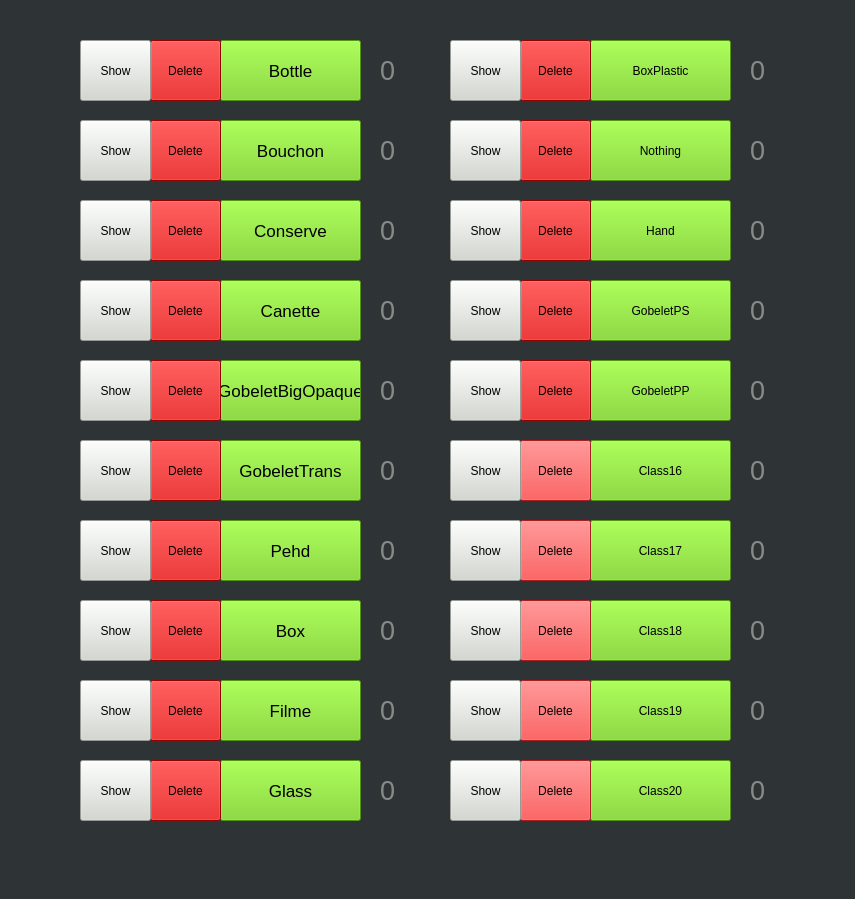
<?xml version="1.0" encoding="UTF-8"?>
<ui version="4.0">
 <class>MainWindow</class>
 <widget class="QMainWindow" name="MainWindow">
  <property name="geometry">
   <rect>
    <x>0</x>
    <y>0</y>
    <width>855</width>
    <height>899</height>
   </rect>
  </property>
  <property name="windowTitle">
   <string>MainWindow</string>
  </property>
  <property name="styleSheet">
   <string notr="true">background-color: rgb(46, 52, 54);</string>
  </property>
  <widget class="QWidget" name="centralwidget">
   <widget class="QPushButton" name="class1">
    <property name="geometry">
     <rect>
      <x>220</x>
      <y>40</y>
      <width>141</width>
      <height>61</height>
     </rect>
    </property>
    <property name="font">
     <font>
      <pointsize>13</pointsize>
     </font>
    </property>
    <property name="styleSheet">
     <string notr="true">
background-color: rgb(115, 210, 22);
</string>
    </property>
    <property name="text">
     <string>Bottle</string>
    </property>
   </widget>
   <widget class="QLabel" name="count1">
    <property name="geometry">
     <rect>
      <x>380</x>
      <y>50</y>
      <width>71</width>
      <height>41</height>
     </rect>
    </property>
    <property name="font">
     <font>
      <pointsize>20</pointsize>
     </font>
    </property>
    <property name="styleSheet">
     <string notr="true">color: rgb(136, 138, 133);</string>
    </property>
    <property name="text">
     <string>0</string>
    </property>
   </widget>
   <widget class="QPushButton" name="class2">
    <property name="geometry">
     <rect>
      <x>220</x>
      <y>120</y>
      <width>141</width>
      <height>61</height>
     </rect>
    </property>
    <property name="font">
     <font>
      <pointsize>13</pointsize>
     </font>
    </property>
    <property name="styleSheet">
     <string notr="true">background-color: rgb(115, 210, 22);</string>
    </property>
    <property name="text">
     <string>Bouchon</string>
    </property>
   </widget>
   <widget class="QLabel" name="count2">
    <property name="geometry">
     <rect>
      <x>380</x>
      <y>130</y>
      <width>71</width>
      <height>41</height>
     </rect>
    </property>
    <property name="font">
     <font>
      <pointsize>20</pointsize>
     </font>
    </property>
    <property name="styleSheet">
     <string notr="true">color: rgb(136, 138, 133);</string>
    </property>
    <property name="text">
     <string>0</string>
    </property>
   </widget>
   <widget class="QPushButton" name="class3">
    <property name="geometry">
     <rect>
      <x>220</x>
      <y>200</y>
      <width>141</width>
      <height>61</height>
     </rect>
    </property>
    <property name="font">
     <font>
      <pointsize>13</pointsize>
     </font>
    </property>
    <property name="styleSheet">
     <string notr="true">background-color: rgb(115, 210, 22);</string>
    </property>
    <property name="text">
     <string>Conserve</string>
    </property>
   </widget>
   <widget class="QLabel" name="count3">
    <property name="geometry">
     <rect>
      <x>380</x>
      <y>210</y>
      <width>71</width>
      <height>41</height>
     </rect>
    </property>
    <property name="font">
     <font>
      <pointsize>20</pointsize>
     </font>
    </property>
    <property name="styleSheet">
     <string notr="true">color: rgb(136, 138, 133);</string>
    </property>
    <property name="text">
     <string>0</string>
    </property>
   </widget>
   <widget class="QPushButton" name="class4">
    <property name="geometry">
     <rect>
      <x>220</x>
      <y>280</y>
      <width>141</width>
      <height>61</height>
     </rect>
    </property>
    <property name="font">
     <font>
      <pointsize>13</pointsize>
     </font>
    </property>
    <property name="styleSheet">
     <string notr="true">background-color: rgb(115, 210, 22);</string>
    </property>
    <property name="text">
     <string>Canette</string>
    </property>
   </widget>
   <widget class="QLabel" name="count4">
    <property name="geometry">
     <rect>
      <x>380</x>
      <y>290</y>
      <width>71</width>
      <height>41</height>
     </rect>
    </property>
    <property name="font">
     <font>
      <pointsize>20</pointsize>
     </font>
    </property>
    <property name="styleSheet">
     <string notr="true">color: rgb(136, 138, 133);</string>
    </property>
    <property name="text">
     <string>0</string>
    </property>
   </widget>
   <widget class="QPushButton" name="class5">
    <property name="geometry">
     <rect>
      <x>220</x>
      <y>360</y>
      <width>141</width>
      <height>61</height>
     </rect>
    </property>
    <property name="font">
     <font>
      <pointsize>13</pointsize>
     </font>
    </property>
    <property name="styleSheet">
     <string notr="true">background-color: rgb(115, 210, 22);</string>
    </property>
    <property name="text">
     <string>GobeletBigOpaque</string>
    </property>
   </widget>
   <widget class="QLabel" name="count5">
    <property name="geometry">
     <rect>
      <x>380</x>
      <y>370</y>
      <width>71</width>
      <height>41</height>
     </rect>
    </property>
    <property name="font">
     <font>
      <pointsize>20</pointsize>
     </font>
    </property>
    <property name="styleSheet">
     <string notr="true">color: rgb(136, 138, 133);</string>
    </property>
    <property name="text">
     <string>0</string>
    </property>
   </widget>
   <widget class="QPushButton" name="class6">
    <property name="geometry">
     <rect>
      <x>220</x>
      <y>440</y>
      <width>141</width>
      <height>61</height>
     </rect>
    </property>
    <property name="font">
     <font>
      <pointsize>13</pointsize>
     </font>
    </property>
    <property name="styleSheet">
     <string notr="true">background-color: rgb(115, 210, 22);</string>
    </property>
    <property name="text">
     <string>GobeletTrans</string>
    </property>
   </widget>
   <widget class="QLabel" name="count6">
    <property name="geometry">
     <rect>
      <x>380</x>
      <y>450</y>
      <width>71</width>
      <height>41</height>
     </rect>
    </property>
    <property name="font">
     <font>
      <pointsize>20</pointsize>
     </font>
    </property>
    <property name="styleSheet">
     <string notr="true">color: rgb(136, 138, 133);</string>
    </property>
    <property name="text">
     <string>0</string>
    </property>
   </widget>
   <widget class="QPushButton" name="class7">
    <property name="geometry">
     <rect>
      <x>220</x>
      <y>520</y>
      <width>141</width>
      <height>61</height>
     </rect>
    </property>
    <property name="font">
     <font>
      <pointsize>13</pointsize>
     </font>
    </property>
    <property name="styleSheet">
     <string notr="true">
background-color: rgb(115, 210, 22);</string>
    </property>
    <property name="text">
     <string>Pehd</string>
    </property>
   </widget>
   <widget class="QLabel" name="count7">
    <property name="geometry">
     <rect>
      <x>380</x>
      <y>530</y>
      <width>71</width>
      <height>41</height>
     </rect>
    </property>
    <property name="font">
     <font>
      <pointsize>20</pointsize>
     </font>
    </property>
    <property name="styleSheet">
     <string notr="true">color: rgb(136, 138, 133);</string>
    </property>
    <property name="text">
     <string>0</string>
    </property>
   </widget>
   <widget class="QPushButton" name="class8">
    <property name="geometry">
     <rect>
      <x>220</x>
      <y>600</y>
      <width>141</width>
      <height>61</height>
     </rect>
    </property>
    <property name="font">
     <font>
      <pointsize>13</pointsize>
     </font>
    </property>
    <property name="styleSheet">
     <string notr="true">
background-color: rgb(115, 210, 22);</string>
    </property>
    <property name="text">
     <string>Box</string>
    </property>
   </widget>
   <widget class="QLabel" name="count8">
    <property name="geometry">
     <rect>
      <x>380</x>
      <y>610</y>
      <width>71</width>
      <height>41</height>
     </rect>
    </property>
    <property name="font">
     <font>
      <pointsize>20</pointsize>
     </font>
    </property>
    <property name="styleSheet">
     <string notr="true">color: rgb(136, 138, 133);</string>
    </property>
    <property name="text">
     <string>0</string>
    </property>
   </widget>
   <widget class="QPushButton" name="class9">
    <property name="geometry">
     <rect>
      <x>220</x>
      <y>680</y>
      <width>141</width>
      <height>61</height>
     </rect>
    </property>
    <property name="font">
     <font>
      <pointsize>13</pointsize>
     </font>
    </property>
    <property name="styleSheet">
     <string notr="true">
background-color: rgb(115, 210, 22);</string>
    </property>
    <property name="text">
     <string>Filme</string>
    </property>
   </widget>
   <widget class="QLabel" name="count9">
    <property name="geometry">
     <rect>
      <x>380</x>
      <y>690</y>
      <width>71</width>
      <height>41</height>
     </rect>
    </property>
    <property name="font">
     <font>
      <pointsize>20</pointsize>
     </font>
    </property>
    <property name="styleSheet">
     <string notr="true">color: rgb(136, 138, 133);</string>
    </property>
    <property name="text">
     <string>0</string>
    </property>
   </widget>
   <widget class="QLabel" name="count10">
    <property name="geometry">
     <rect>
      <x>380</x>
      <y>770</y>
      <width>71</width>
      <height>41</height>
     </rect>
    </property>
    <property name="font">
     <font>
      <pointsize>20</pointsize>
     </font>
    </property>
    <property name="styleSheet">
     <string notr="true">color: rgb(136, 138, 133);</string>
    </property>
    <property name="text">
     <string>0</string>
    </property>
   </widget>
   <widget class="QPushButton" name="class10">
    <property name="geometry">
     <rect>
      <x>220</x>
      <y>760</y>
      <width>141</width>
      <height>61</height>
     </rect>
    </property>
    <property name="font">
     <font>
      <pointsize>13</pointsize>
     </font>
    </property>
    <property name="styleSheet">
     <string notr="true">
background-color: rgb(115, 210, 22);</string>
    </property>
    <property name="text">
     <string>Glass</string>
    </property>
   </widget>
   <widget class="QPushButton" name="class12">
    <property name="geometry">
     <rect>
      <x>590</x>
      <y>120</y>
      <width>141</width>
      <height>61</height>
     </rect>
    </property>
    <property name="styleSheet">
     <string notr="true">
background-color: rgb(115, 210, 22);</string>
    </property>
    <property name="text">
     <string>Nothing</string>
    </property>
   </widget>
   <widget class="QPushButton" name="class15">
    <property name="geometry">
     <rect>
      <x>590</x>
      <y>360</y>
      <width>141</width>
      <height>61</height>
     </rect>
    </property>
    <property name="styleSheet">
     <string notr="true">
background-color: rgb(115, 210, 22);</string>
    </property>
    <property name="text">
     <string>GobeletPP</string>
    </property>
   </widget>
   <widget class="QPushButton" name="class16">
    <property name="geometry">
     <rect>
      <x>590</x>
      <y>440</y>
      <width>141</width>
      <height>61</height>
     </rect>
    </property>
    <property name="styleSheet">
     <string notr="true">
background-color: rgb(115, 210, 22);</string>
    </property>
    <property name="text">
     <string>Class16</string>
    </property>
   </widget>
   <widget class="QPushButton" name="class11">
    <property name="geometry">
     <rect>
      <x>590</x>
      <y>40</y>
      <width>141</width>
      <height>61</height>
     </rect>
    </property>
    <property name="styleSheet">
     <string notr="true">
background-color: rgb(115, 210, 22);</string>
    </property>
    <property name="text">
     <string>BoxPlastic</string>
    </property>
   </widget>
   <widget class="QPushButton" name="class17">
    <property name="geometry">
     <rect>
      <x>590</x>
      <y>520</y>
      <width>141</width>
      <height>61</height>
     </rect>
    </property>
    <property name="styleSheet">
     <string notr="true">
background-color: rgb(115, 210, 22);</string>
    </property>
    <property name="text">
     <string>Class17</string>
    </property>
   </widget>
   <widget class="QPushButton" name="class19">
    <property name="geometry">
     <rect>
      <x>590</x>
      <y>680</y>
      <width>141</width>
      <height>61</height>
     </rect>
    </property>
    <property name="styleSheet">
     <string notr="true">
background-color: rgb(115, 210, 22);</string>
    </property>
    <property name="text">
     <string>Class19</string>
    </property>
   </widget>
   <widget class="QPushButton" name="class13">
    <property name="geometry">
     <rect>
      <x>590</x>
      <y>200</y>
      <width>141</width>
      <height>61</height>
     </rect>
    </property>
    <property name="styleSheet">
     <string notr="true">
background-color: rgb(115, 210, 22);</string>
    </property>
    <property name="text">
     <string>Hand</string>
    </property>
   </widget>
   <widget class="QPushButton" name="class18">
    <property name="geometry">
     <rect>
      <x>590</x>
      <y>600</y>
      <width>141</width>
      <height>61</height>
     </rect>
    </property>
    <property name="styleSheet">
     <string notr="true">
background-color: rgb(115, 210, 22);</string>
    </property>
    <property name="text">
     <string>Class18</string>
    </property>
   </widget>
   <widget class="QPushButton" name="class20">
    <property name="geometry">
     <rect>
      <x>590</x>
      <y>760</y>
      <width>141</width>
      <height>61</height>
     </rect>
    </property>
    <property name="styleSheet">
     <string notr="true">
background-color: rgb(115, 210, 22);</string>
    </property>
    <property name="text">
     <string>Class20</string>
    </property>
   </widget>
   <widget class="QPushButton" name="class14">
    <property name="geometry">
     <rect>
      <x>590</x>
      <y>280</y>
      <width>141</width>
      <height>61</height>
     </rect>
    </property>
    <property name="styleSheet">
     <string notr="true">
background-color: rgb(115, 210, 22);</string>
    </property>
    <property name="text">
     <string>GobeletPS</string>
    </property>
   </widget>
   <widget class="QPushButton" name="del1">
    <property name="geometry">
     <rect>
      <x>150</x>
      <y>40</y>
      <width>71</width>
      <height>61</height>
     </rect>
    </property>
    <property name="styleSheet">
     <string notr="true">
background-color: rgb(204, 0, 0);</string>
    </property>
    <property name="text">
     <string>Delete</string>
    </property>
   </widget>
   <widget class="QPushButton" name="del2">
    <property name="geometry">
     <rect>
      <x>150</x>
      <y>120</y>
      <width>71</width>
      <height>61</height>
     </rect>
    </property>
    <property name="styleSheet">
     <string notr="true">background-color: rgb(204, 0, 0);</string>
    </property>
    <property name="text">
     <string>Delete</string>
    </property>
   </widget>
   <widget class="QPushButton" name="del3">
    <property name="geometry">
     <rect>
      <x>150</x>
      <y>200</y>
      <width>71</width>
      <height>61</height>
     </rect>
    </property>
    <property name="styleSheet">
     <string notr="true">background-color: rgb(204, 0, 0);</string>
    </property>
    <property name="text">
     <string>Delete</string>
    </property>
   </widget>
   <widget class="QPushButton" name="del4">
    <property name="geometry">
     <rect>
      <x>150</x>
      <y>280</y>
      <width>71</width>
      <height>61</height>
     </rect>
    </property>
    <property name="styleSheet">
     <string notr="true">background-color: rgb(204, 0, 0);</string>
    </property>
    <property name="text">
     <string>Delete</string>
    </property>
   </widget>
   <widget class="QPushButton" name="del5">
    <property name="geometry">
     <rect>
      <x>150</x>
      <y>360</y>
      <width>71</width>
      <height>61</height>
     </rect>
    </property>
    <property name="styleSheet">
     <string notr="true">background-color: rgb(204, 0, 0);</string>
    </property>
    <property name="text">
     <string>Delete</string>
    </property>
   </widget>
   <widget class="QPushButton" name="del6">
    <property name="geometry">
     <rect>
      <x>150</x>
      <y>440</y>
      <width>71</width>
      <height>61</height>
     </rect>
    </property>
    <property name="styleSheet">
     <string notr="true">background-color: rgb(204, 0, 0);</string>
    </property>
    <property name="text">
     <string>Delete</string>
    </property>
   </widget>
   <widget class="QPushButton" name="del7">
    <property name="geometry">
     <rect>
      <x>150</x>
      <y>520</y>
      <width>71</width>
      <height>61</height>
     </rect>
    </property>
    <property name="styleSheet">
     <string notr="true">background-color: rgb(204, 0, 0);</string>
    </property>
    <property name="text">
     <string>Delete</string>
    </property>
   </widget>
   <widget class="QPushButton" name="del8">
    <property name="geometry">
     <rect>
      <x>150</x>
      <y>600</y>
      <width>71</width>
      <height>61</height>
     </rect>
    </property>
    <property name="styleSheet">
     <string notr="true">background-color: rgb(204, 0, 0);</string>
    </property>
    <property name="text">
     <string>Delete</string>
    </property>
   </widget>
   <widget class="QPushButton" name="del9">
    <property name="geometry">
     <rect>
      <x>150</x>
      <y>680</y>
      <width>71</width>
      <height>61</height>
     </rect>
    </property>
    <property name="styleSheet">
     <string notr="true">background-color: rgb(204, 0, 0);</string>
    </property>
    <property name="text">
     <string>Delete</string>
    </property>
   </widget>
   <widget class="QPushButton" name="del10">
    <property name="geometry">
     <rect>
      <x>150</x>
      <y>760</y>
      <width>71</width>
      <height>61</height>
     </rect>
    </property>
    <property name="styleSheet">
     <string notr="true">background-color: rgb(204, 0, 0);</string>
    </property>
    <property name="text">
     <string>Delete</string>
    </property>
   </widget>
   <widget class="QPushButton" name="del18">
    <property name="geometry">
     <rect>
      <x>520</x>
      <y>600</y>
      <width>71</width>
      <height>61</height>
     </rect>
    </property>
    <property name="styleSheet">
     <string notr="true">background-color: rgb(239, 41, 41);</string>
    </property>
    <property name="text">
     <string>Delete</string>
    </property>
   </widget>
   <widget class="QPushButton" name="del13">
    <property name="geometry">
     <rect>
      <x>520</x>
      <y>200</y>
      <width>71</width>
      <height>61</height>
     </rect>
    </property>
    <property name="styleSheet">
     <string notr="true">background-color: rgb(204, 0, 0);</string>
    </property>
    <property name="text">
     <string>Delete</string>
    </property>
   </widget>
   <widget class="QPushButton" name="del20">
    <property name="geometry">
     <rect>
      <x>520</x>
      <y>760</y>
      <width>71</width>
      <height>61</height>
     </rect>
    </property>
    <property name="styleSheet">
     <string notr="true">background-color: rgb(239, 41, 41);</string>
    </property>
    <property name="text">
     <string>Delete</string>
    </property>
   </widget>
   <widget class="QPushButton" name="del12">
    <property name="geometry">
     <rect>
      <x>520</x>
      <y>120</y>
      <width>71</width>
      <height>61</height>
     </rect>
    </property>
    <property name="styleSheet">
     <string notr="true">background-color: rgb(204, 0, 0);</string>
    </property>
    <property name="text">
     <string>Delete</string>
    </property>
   </widget>
   <widget class="QPushButton" name="del14">
    <property name="geometry">
     <rect>
      <x>520</x>
      <y>280</y>
      <width>71</width>
      <height>61</height>
     </rect>
    </property>
    <property name="styleSheet">
     <string notr="true">background-color: rgb(204, 0, 0);</string>
    </property>
    <property name="text">
     <string>Delete</string>
    </property>
   </widget>
   <widget class="QPushButton" name="del16">
    <property name="geometry">
     <rect>
      <x>520</x>
      <y>440</y>
      <width>71</width>
      <height>61</height>
     </rect>
    </property>
    <property name="styleSheet">
     <string notr="true">background-color: rgb(239, 41, 41);</string>
    </property>
    <property name="text">
     <string>Delete</string>
    </property>
   </widget>
   <widget class="QPushButton" name="del15">
    <property name="geometry">
     <rect>
      <x>520</x>
      <y>360</y>
      <width>71</width>
      <height>61</height>
     </rect>
    </property>
    <property name="styleSheet">
     <string notr="true">background-color: rgb(204, 0, 0);</string>
    </property>
    <property name="text">
     <string>Delete</string>
    </property>
   </widget>
   <widget class="QPushButton" name="del11">
    <property name="geometry">
     <rect>
      <x>520</x>
      <y>40</y>
      <width>71</width>
      <height>61</height>
     </rect>
    </property>
    <property name="styleSheet">
     <string notr="true">background-color: rgb(204, 0, 0);</string>
    </property>
    <property name="text">
     <string>Delete</string>
    </property>
   </widget>
   <widget class="QPushButton" name="del19">
    <property name="geometry">
     <rect>
      <x>520</x>
      <y>680</y>
      <width>71</width>
      <height>61</height>
     </rect>
    </property>
    <property name="styleSheet">
     <string notr="true">background-color: rgb(239, 41, 41);</string>
    </property>
    <property name="text">
     <string>Delete</string>
    </property>
   </widget>
   <widget class="QPushButton" name="del17">
    <property name="geometry">
     <rect>
      <x>520</x>
      <y>520</y>
      <width>71</width>
      <height>61</height>
     </rect>
    </property>
    <property name="styleSheet">
     <string notr="true">background-color: rgb(239, 41, 41);</string>
    </property>
    <property name="text">
     <string>Delete</string>
    </property>
   </widget>
   <widget class="QLabel" name="count11">
    <property name="geometry">
     <rect>
      <x>750</x>
      <y>50</y>
      <width>61</width>
      <height>41</height>
     </rect>
    </property>
    <property name="font">
     <font>
      <pointsize>20</pointsize>
     </font>
    </property>
    <property name="styleSheet">
     <string notr="true">color: rgb(136, 138, 133);</string>
    </property>
    <property name="text">
     <string>0</string>
    </property>
   </widget>
   <widget class="QLabel" name="count12">
    <property name="geometry">
     <rect>
      <x>750</x>
      <y>130</y>
      <width>61</width>
      <height>41</height>
     </rect>
    </property>
    <property name="font">
     <font>
      <pointsize>20</pointsize>
     </font>
    </property>
    <property name="styleSheet">
     <string notr="true">color: rgb(136, 138, 133);</string>
    </property>
    <property name="text">
     <string>0</string>
    </property>
   </widget>
   <widget class="QLabel" name="count13">
    <property name="geometry">
     <rect>
      <x>750</x>
      <y>210</y>
      <width>61</width>
      <height>41</height>
     </rect>
    </property>
    <property name="font">
     <font>
      <pointsize>20</pointsize>
     </font>
    </property>
    <property name="styleSheet">
     <string notr="true">color: rgb(136, 138, 133);</string>
    </property>
    <property name="text">
     <string>0</string>
    </property>
   </widget>
   <widget class="QLabel" name="count14">
    <property name="geometry">
     <rect>
      <x>750</x>
      <y>290</y>
      <width>61</width>
      <height>41</height>
     </rect>
    </property>
    <property name="font">
     <font>
      <pointsize>20</pointsize>
     </font>
    </property>
    <property name="styleSheet">
     <string notr="true">color: rgb(136, 138, 133);</string>
    </property>
    <property name="text">
     <string>0</string>
    </property>
   </widget>
   <widget class="QLabel" name="count15">
    <property name="geometry">
     <rect>
      <x>750</x>
      <y>370</y>
      <width>61</width>
      <height>41</height>
     </rect>
    </property>
    <property name="font">
     <font>
      <pointsize>20</pointsize>
     </font>
    </property>
    <property name="styleSheet">
     <string notr="true">color: rgb(136, 138, 133);</string>
    </property>
    <property name="text">
     <string>0</string>
    </property>
   </widget>
   <widget class="QLabel" name="count16">
    <property name="geometry">
     <rect>
      <x>750</x>
      <y>450</y>
      <width>61</width>
      <height>41</height>
     </rect>
    </property>
    <property name="font">
     <font>
      <pointsize>20</pointsize>
     </font>
    </property>
    <property name="styleSheet">
     <string notr="true">color: rgb(136, 138, 133);</string>
    </property>
    <property name="text">
     <string>0</string>
    </property>
   </widget>
   <widget class="QLabel" name="count18">
    <property name="geometry">
     <rect>
      <x>750</x>
      <y>610</y>
      <width>61</width>
      <height>41</height>
     </rect>
    </property>
    <property name="font">
     <font>
      <pointsize>20</pointsize>
     </font>
    </property>
    <property name="styleSheet">
     <string notr="true">color: rgb(136, 138, 133);</string>
    </property>
    <property name="text">
     <string>0</string>
    </property>
   </widget>
   <widget class="QLabel" name="count17">
    <property name="geometry">
     <rect>
      <x>750</x>
      <y>530</y>
      <width>61</width>
      <height>41</height>
     </rect>
    </property>
    <property name="font">
     <font>
      <pointsize>20</pointsize>
     </font>
    </property>
    <property name="styleSheet">
     <string notr="true">color: rgb(136, 138, 133);</string>
    </property>
    <property name="text">
     <string>0</string>
    </property>
   </widget>
   <widget class="QLabel" name="count20">
    <property name="geometry">
     <rect>
      <x>750</x>
      <y>770</y>
      <width>61</width>
      <height>41</height>
     </rect>
    </property>
    <property name="font">
     <font>
      <pointsize>20</pointsize>
     </font>
    </property>
    <property name="styleSheet">
     <string notr="true">color: rgb(136, 138, 133);</string>
    </property>
    <property name="text">
     <string>0</string>
    </property>
   </widget>
   <widget class="QLabel" name="count19">
    <property name="geometry">
     <rect>
      <x>750</x>
      <y>690</y>
      <width>61</width>
      <height>41</height>
     </rect>
    </property>
    <property name="font">
     <font>
      <pointsize>20</pointsize>
     </font>
    </property>
    <property name="styleSheet">
     <string notr="true">color: rgb(136, 138, 133);</string>
    </property>
    <property name="text">
     <string>0</string>
    </property>
   </widget>
   <widget class="QPushButton" name="show1">
    <property name="geometry">
     <rect>
      <x>80</x>
      <y>40</y>
      <width>71</width>
      <height>61</height>
     </rect>
    </property>
    <property name="styleSheet">
     <string notr="true">background-color: rgb(211, 215, 207);</string>
    </property>
    <property name="text">
     <string>Show</string>
    </property>
   </widget>
   <widget class="QPushButton" name="show2">
    <property name="geometry">
     <rect>
      <x>80</x>
      <y>120</y>
      <width>71</width>
      <height>61</height>
     </rect>
    </property>
    <property name="styleSheet">
     <string notr="true">background-color: rgb(211, 215, 207);</string>
    </property>
    <property name="text">
     <string>Show</string>
    </property>
   </widget>
   <widget class="QPushButton" name="show3">
    <property name="geometry">
     <rect>
      <x>80</x>
      <y>200</y>
      <width>71</width>
      <height>61</height>
     </rect>
    </property>
    <property name="styleSheet">
     <string notr="true">background-color: rgb(211, 215, 207);</string>
    </property>
    <property name="text">
     <string>Show</string>
    </property>
   </widget>
   <widget class="QPushButton" name="show4">
    <property name="geometry">
     <rect>
      <x>80</x>
      <y>280</y>
      <width>71</width>
      <height>61</height>
     </rect>
    </property>
    <property name="styleSheet">
     <string notr="true">background-color: rgb(211, 215, 207);</string>
    </property>
    <property name="text">
     <string>Show</string>
    </property>
   </widget>
   <widget class="QPushButton" name="show5">
    <property name="geometry">
     <rect>
      <x>80</x>
      <y>360</y>
      <width>71</width>
      <height>61</height>
     </rect>
    </property>
    <property name="styleSheet">
     <string notr="true">background-color: rgb(211, 215, 207);</string>
    </property>
    <property name="text">
     <string>Show</string>
    </property>
   </widget>
   <widget class="QPushButton" name="show6">
    <property name="geometry">
     <rect>
      <x>80</x>
      <y>440</y>
      <width>71</width>
      <height>61</height>
     </rect>
    </property>
    <property name="styleSheet">
     <string notr="true">background-color: rgb(211, 215, 207);</string>
    </property>
    <property name="text">
     <string>Show</string>
    </property>
   </widget>
   <widget class="QPushButton" name="show7">
    <property name="geometry">
     <rect>
      <x>80</x>
      <y>520</y>
      <width>71</width>
      <height>61</height>
     </rect>
    </property>
    <property name="styleSheet">
     <string notr="true">background-color: rgb(211, 215, 207);</string>
    </property>
    <property name="text">
     <string>Show</string>
    </property>
   </widget>
   <widget class="QPushButton" name="show8">
    <property name="geometry">
     <rect>
      <x>80</x>
      <y>600</y>
      <width>71</width>
      <height>61</height>
     </rect>
    </property>
    <property name="styleSheet">
     <string notr="true">background-color: rgb(211, 215, 207);</string>
    </property>
    <property name="text">
     <string>Show</string>
    </property>
   </widget>
   <widget class="QPushButton" name="show9">
    <property name="geometry">
     <rect>
      <x>80</x>
      <y>680</y>
      <width>71</width>
      <height>61</height>
     </rect>
    </property>
    <property name="styleSheet">
     <string notr="true">background-color: rgb(211, 215, 207);</string>
    </property>
    <property name="text">
     <string>Show</string>
    </property>
   </widget>
   <widget class="QPushButton" name="show10">
    <property name="geometry">
     <rect>
      <x>80</x>
      <y>760</y>
      <width>71</width>
      <height>61</height>
     </rect>
    </property>
    <property name="styleSheet">
     <string notr="true">background-color: rgb(211, 215, 207);</string>
    </property>
    <property name="text">
     <string>Show</string>
    </property>
   </widget>
   <widget class="QPushButton" name="show11">
    <property name="geometry">
     <rect>
      <x>450</x>
      <y>40</y>
      <width>71</width>
      <height>61</height>
     </rect>
    </property>
    <property name="styleSheet">
     <string notr="true">background-color: rgb(211, 215, 207);</string>
    </property>
    <property name="text">
     <string>Show</string>
    </property>
   </widget>
   <widget class="QPushButton" name="show12">
    <property name="geometry">
     <rect>
      <x>450</x>
      <y>120</y>
      <width>71</width>
      <height>61</height>
     </rect>
    </property>
    <property name="styleSheet">
     <string notr="true">background-color: rgb(211, 215, 207);</string>
    </property>
    <property name="text">
     <string>Show</string>
    </property>
   </widget>
   <widget class="QPushButton" name="show13">
    <property name="geometry">
     <rect>
      <x>450</x>
      <y>200</y>
      <width>71</width>
      <height>61</height>
     </rect>
    </property>
    <property name="styleSheet">
     <string notr="true">background-color: rgb(211, 215, 207);</string>
    </property>
    <property name="text">
     <string>Show</string>
    </property>
   </widget>
   <widget class="QPushButton" name="show14">
    <property name="geometry">
     <rect>
      <x>450</x>
      <y>280</y>
      <width>71</width>
      <height>61</height>
     </rect>
    </property>
    <property name="styleSheet">
     <string notr="true">background-color: rgb(211, 215, 207);</string>
    </property>
    <property name="text">
     <string>Show</string>
    </property>
   </widget>
   <widget class="QPushButton" name="show15">
    <property name="geometry">
     <rect>
      <x>450</x>
      <y>360</y>
      <width>71</width>
      <height>61</height>
     </rect>
    </property>
    <property name="styleSheet">
     <string notr="true">background-color: rgb(211, 215, 207);</string>
    </property>
    <property name="text">
     <string>Show</string>
    </property>
   </widget>
   <widget class="QPushButton" name="show16">
    <property name="geometry">
     <rect>
      <x>450</x>
      <y>440</y>
      <width>71</width>
      <height>61</height>
     </rect>
    </property>
    <property name="styleSheet">
     <string notr="true">background-color: rgb(211, 215, 207);</string>
    </property>
    <property name="text">
     <string>Show</string>
    </property>
   </widget>
   <widget class="QPushButton" name="show17">
    <property name="geometry">
     <rect>
      <x>450</x>
      <y>520</y>
      <width>71</width>
      <height>61</height>
     </rect>
    </property>
    <property name="styleSheet">
     <string notr="true">background-color: rgb(211, 215, 207);</string>
    </property>
    <property name="text">
     <string>Show</string>
    </property>
   </widget>
   <widget class="QPushButton" name="show18">
    <property name="geometry">
     <rect>
      <x>450</x>
      <y>600</y>
      <width>71</width>
      <height>61</height>
     </rect>
    </property>
    <property name="styleSheet">
     <string notr="true">background-color: rgb(211, 215, 207);</string>
    </property>
    <property name="text">
     <string>Show</string>
    </property>
   </widget>
   <widget class="QPushButton" name="show19">
    <property name="geometry">
     <rect>
      <x>450</x>
      <y>680</y>
      <width>71</width>
      <height>61</height>
     </rect>
    </property>
    <property name="styleSheet">
     <string notr="true">background-color: rgb(211, 215, 207);</string>
    </property>
    <property name="text">
     <string>Show</string>
    </property>
   </widget>
   <widget class="QPushButton" name="show20">
    <property name="geometry">
     <rect>
      <x>450</x>
      <y>760</y>
      <width>71</width>
      <height>61</height>
     </rect>
    </property>
    <property name="styleSheet">
     <string notr="true">background-color: rgb(211, 215, 207);</string>
    </property>
    <property name="text">
     <string>Show</string>
    </property>
   </widget>
  </widget>
  <widget class="QStatusBar" name="statusbar"/>
 </widget>
 <resources/>
 <connections/>
</ui>
